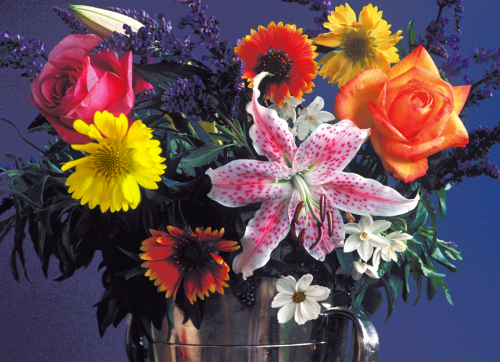
#> input picture three/flowers.tif, 500 x 362 px
$ python xuanzhuan.py
#> lines starting #> are read from the running program, lines starting #| are printed output that depends on the picture
# -*- coding: utf-8 -*-
"""
Created on Fri Dec 18 18:48:49 2020

@author: life
"""

import cv2
import numpy as np
img=cv2.imread('flowers.tif',0)
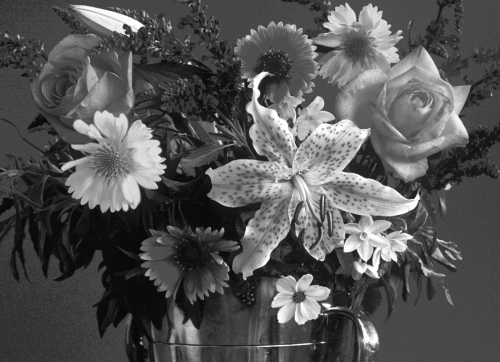
#> img: shape (362, 500); min 8, max 255, mean 84.6
rows,cols=img.shape
#> rows = 362; cols = 500
# 这里的第一个参数为旋转中心，第二个为旋转角度，第三个为旋转后的缩放因子
# 可以通过设置旋转中心，缩放因子，以及窗口大小来防止旋转后超出边界的问题
M=cv2.getRotationMatrix2D((cols/2,rows/2),45,0.5)
# 第三个参数是输出图像的尺寸中心
dst=cv2.warpAffine(img,M,(cols,rows))
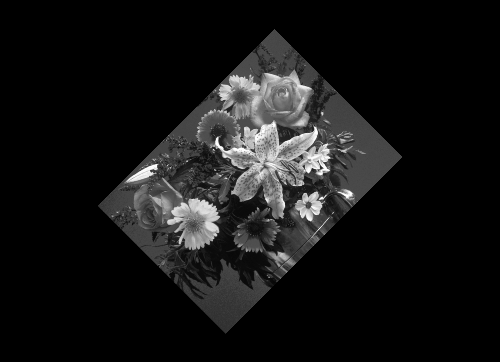
#> dst: shape (362, 500); min 0, max 255, mean 21.1
cv2.imshow('before',img)
cv2.imshow('after',dst)
cv2.waitKey(0)
cv2.destroyAllWindows()

$ run again, with three/lily.tif copied over three/flowers.tif
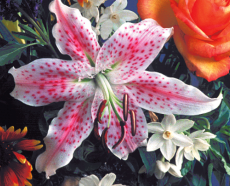
#> input picture three/lily.tif, 230 x 186 px
#> `img=cv2.imread('flowers.tif',0)`:
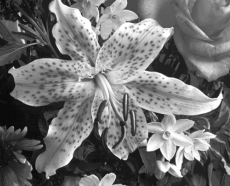
#> img: shape (186, 230); min 9, max 255, mean 113.1
#> `dst=cv2.warpAffine(img,M,(cols,rows))`:
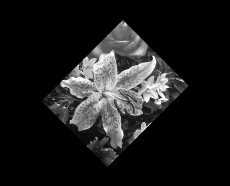
#> dst: shape (186, 230); min 0, max 255, mean 28.3

$ run again, with three/flowerx.png saved as three/flowers.tif
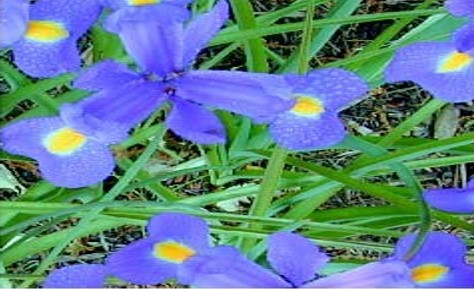
#> input picture three/flowerx.png, 474 x 289 px
#> `img=cv2.imread('flowers.tif',0)`:
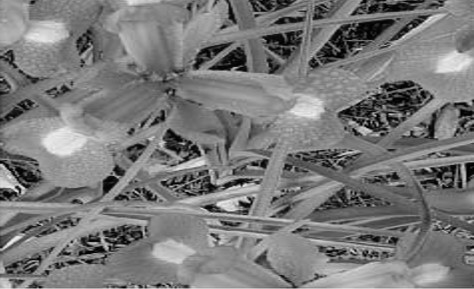
#> img: shape (289, 474); min 0, max 240, mean 121.4
#> `dst=cv2.warpAffine(img,M,(cols,rows))`:
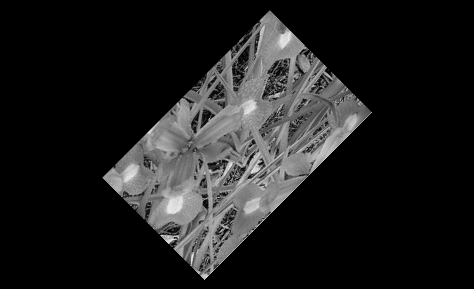
#> dst: shape (289, 474); min 0, max 235, mean 30.4
